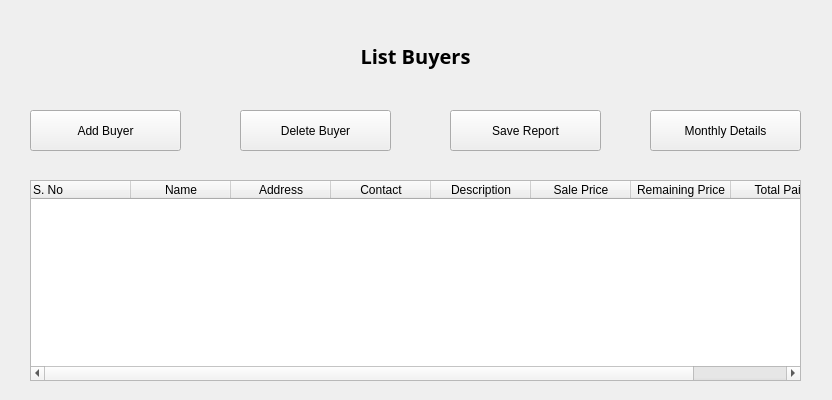
<?xml version="1.0" encoding="UTF-8"?>
<ui version="4.0">
 <class>MainWindow</class>
 <widget class="QMainWindow" name="MainWindow">
  <property name="geometry">
   <rect>
    <x>0</x>
    <y>0</y>
    <width>832</width>
    <height>400</height>
   </rect>
  </property>
  <property name="windowTitle">
   <string>List Buyers</string>
  </property>
  <widget class="QWidget" name="centralwidget">
   <widget class="QLabel" name="label_4">
    <property name="geometry">
     <rect>
      <x>30</x>
      <y>30</y>
      <width>771</width>
      <height>51</height>
     </rect>
    </property>
    <property name="font">
     <font>
      <family>Kristen ITC</family>
      <pointsize>15</pointsize>
      <weight>75</weight>
      <italic>false</italic>
      <bold>true</bold>
     </font>
    </property>
    <property name="text">
     <string>List Buyers</string>
    </property>
    <property name="alignment">
     <set>Qt::AlignCenter</set>
    </property>
   </widget>
   <widget class="QTableWidget" name="buyersTable">
    <property name="geometry">
     <rect>
      <x>30</x>
      <y>180</y>
      <width>771</width>
      <height>201</height>
     </rect>
    </property>
    <column>
     <property name="text">
      <string>S. No</string>
     </property>
     <property name="textAlignment">
      <set>AlignLeading|AlignVCenter</set>
     </property>
    </column>
    <column>
     <property name="text">
      <string>Name</string>
     </property>
    </column>
    <column>
     <property name="text">
      <string>Address</string>
     </property>
    </column>
    <column>
     <property name="text">
      <string>Contact</string>
     </property>
    </column>
    <column>
     <property name="text">
      <string>Description</string>
     </property>
    </column>
    <column>
     <property name="text">
      <string>Sale Price</string>
     </property>
    </column>
    <column>
     <property name="text">
      <string>Remaining Price</string>
     </property>
    </column>
    <column>
     <property name="text">
      <string>Total Paid</string>
     </property>
    </column>
   </widget>
   <widget class="QPushButton" name="addBtn">
    <property name="geometry">
     <rect>
      <x>30</x>
      <y>110</y>
      <width>151</width>
      <height>41</height>
     </rect>
    </property>
    <property name="text">
     <string>Add Buyer</string>
    </property>
   </widget>
   <widget class="QPushButton" name="saveBtn">
    <property name="geometry">
     <rect>
      <x>450</x>
      <y>110</y>
      <width>151</width>
      <height>41</height>
     </rect>
    </property>
    <property name="text">
     <string>Save Report</string>
    </property>
   </widget>
   <widget class="QPushButton" name="detailsBtn">
    <property name="geometry">
     <rect>
      <x>650</x>
      <y>110</y>
      <width>151</width>
      <height>41</height>
     </rect>
    </property>
    <property name="text">
     <string>Monthly Details</string>
    </property>
   </widget>
   <widget class="QPushButton" name="deleteBtn">
    <property name="geometry">
     <rect>
      <x>240</x>
      <y>110</y>
      <width>151</width>
      <height>41</height>
     </rect>
    </property>
    <property name="text">
     <string>Delete Buyer</string>
    </property>
   </widget>
  </widget>
 </widget>
 <resources/>
 <connections/>
</ui>
